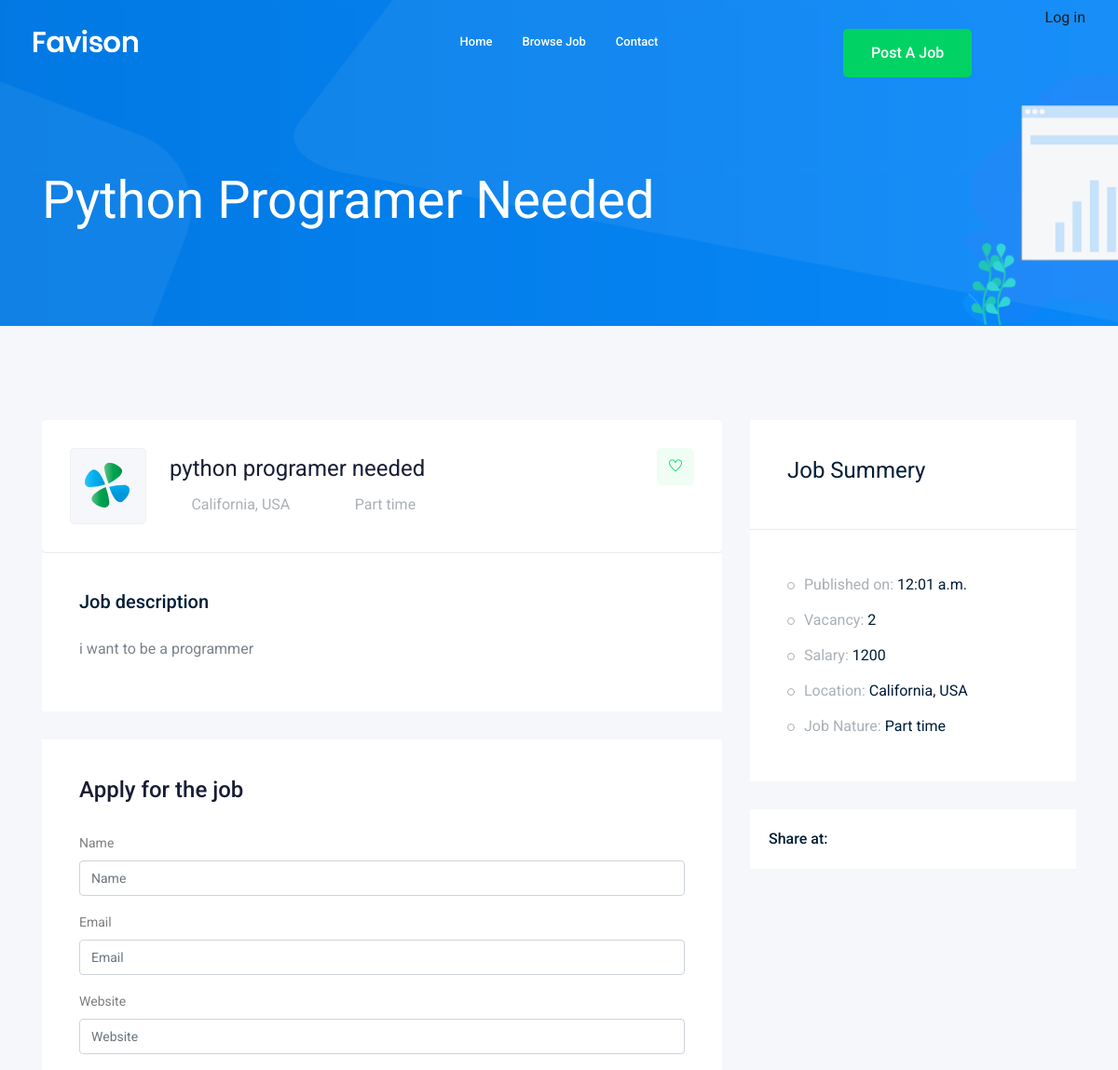
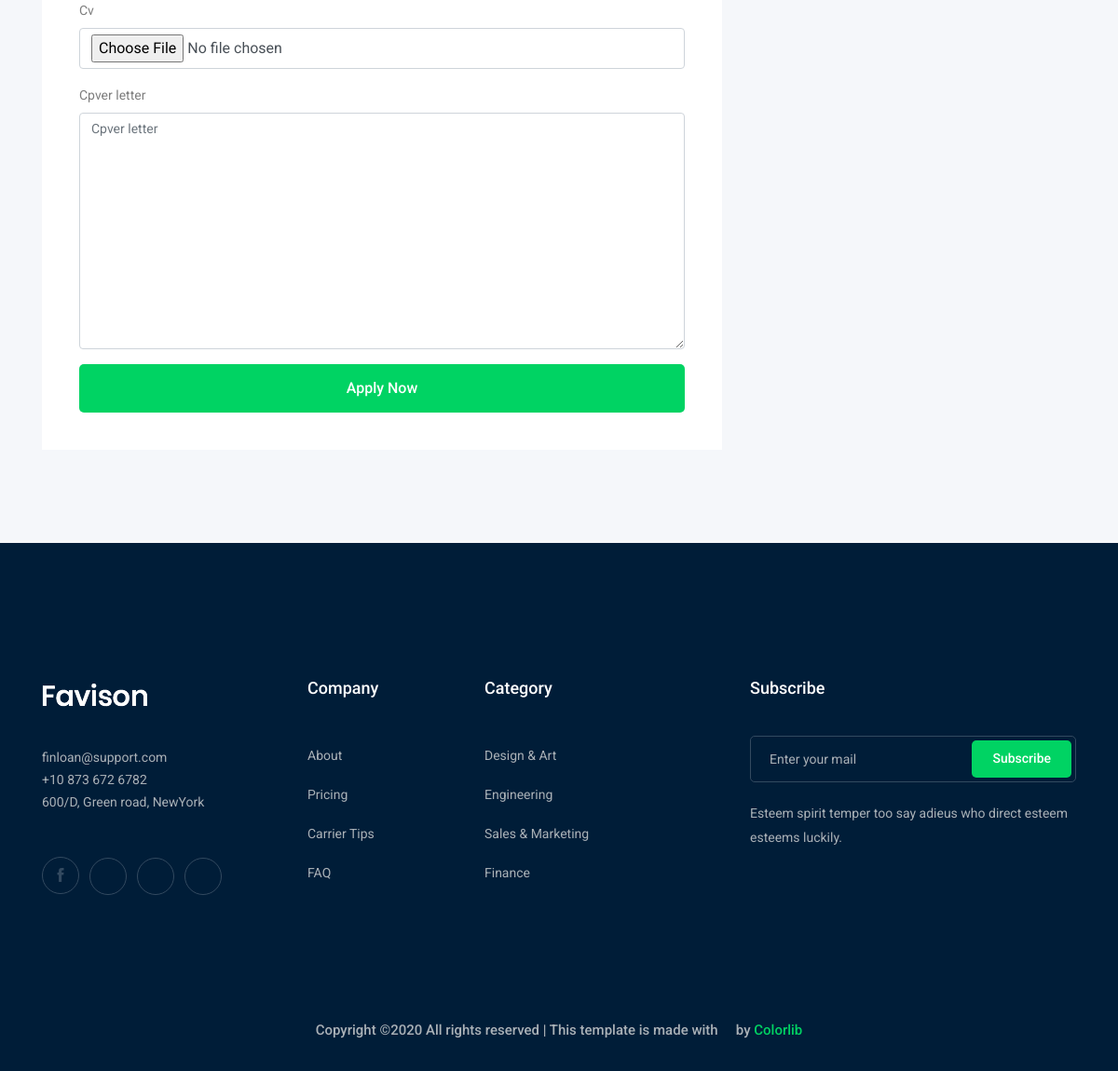
Screenshot of /jobs/1 with the database file from the repository (2 pictures, top to bottom).
### job/models.py (models this page shows, shortened)
class job(models.Model):
    owner=models.ForeignKey(User, related_name= 'job_owner', on_delete=models.CASCADE)
    title=models.CharField(max_length=100)
    job_type=models.CharField(max_length=100, choices=JOB_TYPE)
    description=models.TextField(max_length=1000)
    published_at=models.TimeField(auto_now=True)
    vacancy=models.IntegerField(default=1)
    salery=models.IntegerField(default=0)
    experience=models.IntegerField(default=1)
    category=models.ForeignKey('category', on_delete=models.CASCADE)
    image=models.ImageField(upload_to =image_upload)
    slug=models.SlugField(blank=True, null=True)
    def __str__(self):
        return self.title

### job/views.py (the view)
# urls.py: path('<str:id>',views.job_detail, name='job_detail' ),
def job_detail(request, id):
    job_detail=job.objects.get(id=id)
    if request.method=='POST':
        form=applyform(request.POST, request.FILES)
        if form.is_valid():
            myform=form.save(commit=False)
            myform.jobi=job_detail
            myform.save()
    else:
        form=applyform()
    context={'job': job_detail, 'form':form}
    return render(request,'job/job_detail.html', context)

### job/form.py
class applyform(forms.ModelForm):
    class Meta:
        model=apply
        fields=['name','email','website','cv','cpver_letter']

### job/templates/job/job_detail.html (shortened to what this page needs)
{% extends 'base.html' %}
{% load bootstrap4 %}
{% block body %}
    <div class="bradcam_area bradcam_bg_1">
        <div class="container">
            <div class="row">
                <div class="col-xl-12">
                    <div class="bradcam_text">
                        <h3>{{job}}</h3>
                    </div>
                </div>
            </div>
        </div>
    </div>
    <div class="job_details_area">
        <div class="container">
            <div class="row">
                <div class="col-lg-8">
                    <div class="job_details_header">
                        <div class="single_jobs white-bg d-flex justify-content-between">
                            <div class="jobs_left d-flex align-items-center">
                                <div class="thumb">
                                    <img src="img/svg_icon/1.svg" alt="">
                                </div>
                                <div class="jobs_conetent">
                                    <a href="#"><h4>{{job}}</h4></a>
                                    <div class="links_locat d-flex align-items-center">
                                        <div class="location">
                                            <p> <i class="fa fa-map-marker"></i> California, USA</p>
                                        </div>
                                        <div class="location">
                                            <p> <i class="fa fa-clock-o"></i>{{job.job_type}}</p>
                                        </div>
                                    </div>
                                </div>
                            </div>
                            <div class="jobs_right">
                                <div class="apply_now">
                                    <a class="heart_mark" href="#"> <i class="ti-heart"></i> </a>
                                </div>
                            </div>
                        </div>
                    </div>
                    <div class="descript_wrap white-bg">
                        <div class="single_wrap">
                            <h4>Job description</h4>
                            <p>{{job.description}}</p>
                        </div>
                    </div>
                    <div class="apply_job_form white-bg">
                        <h4>Apply for the job</h4>
                        <form  method='POST' enctype="multipart/form-data">
                            {% bootstrap_form form %}
                            {% buttons %}
                                <button class="boxed-btn3 w-100" type="submit">Apply Now</button>
                            {% endbuttons %}
                        </form>
                    </div>
                </div>
                <div class="col-lg-4">
                    <div class="job_sumary">
                        <div class="summery_header">
                            <h3>Job Summery</h3>
                        </div>
                        <div class="job_content">
                            <ul>
                                <li>Published on: <span>{{job.published_at}}</span></li>
                                <li>Vacancy: <span>{{job.vacancy}}</span></li>
                                <li>Salary: <span>{{job.salery}}</span></li>
                                <li>Location: <span>California, USA</span></li>
                                <li>Job Nature: <span>{{job.job_type}}</span></li>
                            </ul>
                        </div>
                    </div>
                    <div class="share_wrap d-flex">
                        <span>Share at:</span>
                        <ul>
                            <li><a href="#"> <i class="fa fa-facebook"></i></a> </li>
                            <li><a href="#"> <i class="fa fa-google-plus"></i></a> </li>
                            <li><a href="#"> <i class="fa fa-twitter"></i></a> </li>
                            <li><a href="#"> <i class="fa fa-envelope"></i></a> </li>
                        </ul>
                    </div>
                    <div class="job_location_wrap">
                        <div class="job_lok_inner">
                            <div id="map" style="height: 200px;"></div>
                          </div>
                    </div>
                </div>
            </div>
        </div>
    </div>
{% endblock body %}

### rows the page displays
job: title "Python Programer Needed", title "python programer needed", job_type "Part time", description "i want to be a programmer", published_at "12:01 a.m.", vacancy "2", salery "1200"
